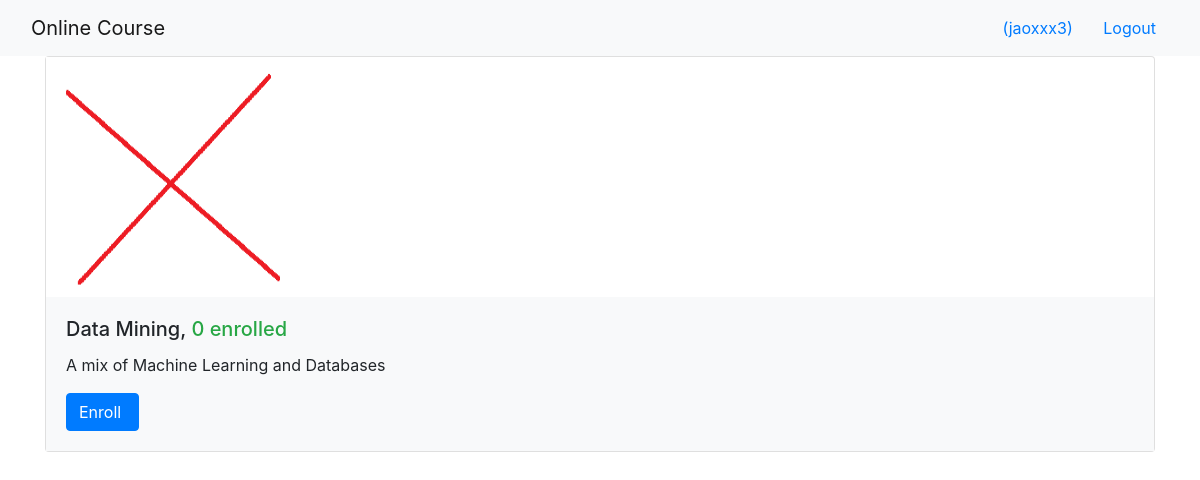
The app's page /onlinecourse/ (signed in), older data.
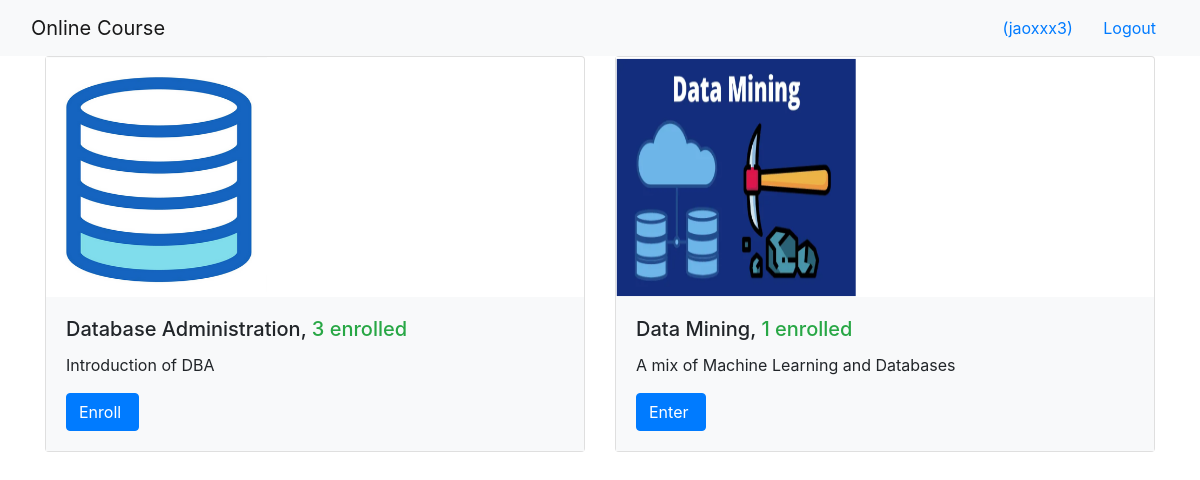
The same page, newer data.
### onlinecourse/models.py (models this page shows, shortened)
class Course(models.Model):
    name = models.CharField(null=False, max_length=30, default='online course')
    image = models.ImageField(upload_to='course_images/')
    description = models.CharField(max_length=1000)
    pub_date = models.DateField(null=True)
    instructors = models.ManyToManyField(Instructor)
    users = models.ManyToManyField(settings.AUTH_USER_MODEL, through='Enrollment')
    total_enrollment = models.IntegerField(default=0)
    is_enrolled = False

### onlinecourse/views.py (the view)
class CourseListView(generic.ListView):
    template_name = 'onlinecourse/course_list_bootstrap.html'
    context_object_name = 'course_list'
    def get_queryset(self):
        user = self.request.user
        courses = Course.objects.order_by('-total_enrollment')[:10]
        for course in courses:
            if user.is_authenticated:
                course.is_enrolled = check_if_enrolled(user, course)
        return courses

### onlinecourse/views.py (called while the page is built)
def check_if_enrolled(user, course):
    is_enrolled = False
    if user.id is not None:
        num_results = Enrollment.objects.filter(user=user, course=course).count()
        if num_results > 0:
            is_enrolled = True
    return is_enrolled

### onlinecourse/templates/onlinecourse/course_list_bootstrap.html (shortened to what this page needs)
<!DOCTYPE html>
<html lang="en">
<head>
    {% load static %}
    <link rel="stylesheet" href="https://maxcdn.bootstrapcdn.com/bootstrap/4.5.2/css/bootstrap.min.css">
</head>
<body>
    <nav class="navbar navbar-light bg-light">
        <div class="container-fluid">
            <div class="navbar-header">
                  <a class="navbar-brand" href="#">Online Course</a>
            </div>
            <ul class="nav navbar-nav navbar-right">
                {% if user.is_authenticated %}
                <li>
                    <a class="btn btn-link" href="#">{{ user.first_name }}({{ user.username }})</a>
                    <a class="btn btn-link" href="{% url 'onlinecourse:logout' %}">Logout</a>
                </li>
                {% endif %}
            </ul>
        </div>
    </nav>
    {% if course_list %}
        <div class="container">
            <div class="card-deck">
                {% for course in course_list %}
                         <div class="card" style="width: 36rem;">
                          <img class="card-img-left" src="{{MEDIA_URL}}/{{ course.image }}" width="240px" height="240px"
                               alt="Course image">
                          <div class="card-body bg-light">
                              <h5 class="card-title">{{ course.name }}, <span class="text-success">
                                  {{ course.total_enrollment}} enrolled</span></h5>
                            <p class="card-text">{{ course.description}}</p>
                            <form action="{% url 'onlinecourse:enroll' course.id %}" method="post">
                                  <input class="btn btn-primary"  type="submit"
                                         value="{% if course.is_enrolled %}Enter{% else %}Enroll{% endif %} ">
                            </form>
                          </div>
                        </div>
                {% endfor %}
            </div>
        </div>
    {% else %}
        <p>No courses are available.</p>
    {% endif %}
</body>
</html>

Row changes from the older to the newer data that the page shows:
added Course: image (picture), name "Database Administration", total_enrollment "3", description "Introduction of DBA", is_enrolled "Enroll"
changed Course "Data Mining": image: a different picture; total_enrollment "0" → "1"; is_enrolled "Enroll" → "Enter"
